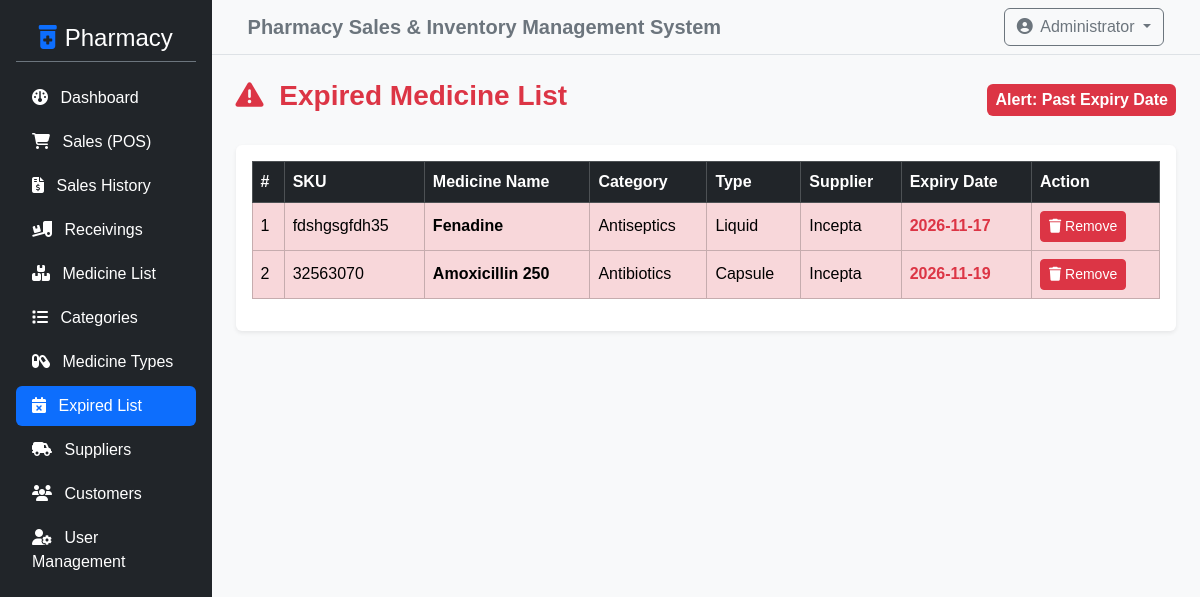
Page /admin/expired_list.php (signed in) on the committed database.
### tables this page shows
CREATE TABLE `product_list` (
  `id` int NOT NULL,
  `category_id` int NOT NULL,
  `type_id` int DEFAULT NULL,
  `sku` varchar(50) NOT NULL,
  `price` double NOT NULL,
  `name` varchar(150) NOT NULL,
  `measurement` varchar(50) DEFAULT NULL,
  `description` text NOT NULL,
  `prescription` tinyint(1) NOT NULL DEFAULT '0',
  `expiry_date` date DEFAULT NULL,
  `supplier_id` int DEFAULT NULL,
  `quantity` int DEFAULT '0'
);

CREATE TABLE `category_list` (
  `id` int NOT NULL,
  `name` text NOT NULL,
  `description` varchar(250) DEFAULT NULL
);

CREATE TABLE `type_list` (
  `id` int NOT NULL,
  `name` text NOT NULL,
  `description` varchar(250) DEFAULT NULL
);

CREATE TABLE `supplier_list` (
  `id` int NOT NULL,
  `supplier_name` varchar(255) NOT NULL,
  `contact_person` varchar(255) DEFAULT NULL,
  `phone` varchar(50) NOT NULL,
  `email` varchar(100) DEFAULT NULL,
  `address` text
);

### admin/expired_list.php (the view, shortened to what this page needs)
<?php
include '../config/db_connect.php';
$current_date = date('Y-m-d');
$sql = "SELECT p.*, c.name as cat_name, t.name as type_name, s.supplier_name
        FROM product_list p
        LEFT JOIN category_list c ON p.category_id = c.id
        LEFT JOIN type_list t ON p.type_id = t.id
        LEFT JOIN supplier_list s ON p.supplier_id = s.id
        WHERE p.expiry_date <= '$current_date'
        ORDER BY p.expiry_date ASC";
$result = $conn->query($sql);
?>
<?php include '../includes/header.php'; ?>
<div class="d-flex">
    <?php include '../includes/sidebar.php'; ?>
    <div class="w-100 bg-light min-vh-100">
        <?php include '../includes/topbar.php'; ?>
        <div class="container-fluid p-4">
            <div class="d-flex justify-content-between align-items-center mb-4">
                <h3 class="fw-bold text-danger"><i class="fa-solid fa-triangle-exclamation me-2"></i> Expired Medicine List</h3>
                <span class="badge bg-danger p-2 fs-6">Alert: Past Expiry Date</span>
            </div>
            <div class="card shadow-sm border-0">
                <div class="card-body">
                    <div class="table-responsive">
                        <table class="table table-bordered table-hover align-middle">
                            <thead class="table-dark">
                                <tr>
                                    <th>#</th>
                                    <th>SKU</th>
                                    <th>Medicine Name</th>
                                    <th>Category</th>
                                    <th>Type</th>
                                    <th>Supplier</th>
                                    <th>Expiry Date</th>
                                    <th>Action</th>
                                </tr>
                            </thead>
                            <tbody>
                                <?php if ($result && $result->num_rows > 0): ?>
                                    <?php $i = 1; while ($row = $result->fetch_assoc()): ?>
                                        <tr class="table-danger">
                                            <td><?php echo $i++; ?></td>
                                            <td><?php echo htmlspecialchars($row['sku'] ?? ''); ?></td>
                                            <td><strong><?php echo htmlspecialchars($row['name'] ?? ''); ?></strong></td>
                                            <td><?php echo htmlspecialchars($row['cat_name'] ?? ''); ?></td>
                                            <td><?php echo htmlspecialchars($row['type_name'] ?? ''); ?></td>
                                            <td><?php echo htmlspecialchars($row['supplier_name'] ?? 'N/A'); ?></td>
                                            <td class="fw-bold text-danger"><?php echo htmlspecialchars($row['expiry_date'] ?? ''); ?></td>
                                            <td>
                                                <a href="delete_medicine.php?id=<?php echo $row['id']; ?>" class="btn btn-sm btn-danger" onclick="return confirm('Are you sure you want to delete this expired medicine?');"><i class="fa-solid fa-trash"></i> Remove</a>
                                            </td>
                                        </tr>
                                    <?php endwhile; ?>
                                <?php else: ?>
                                    <tr>
                                        <td colspan="8" class="text-center text-muted py-4">Great! No expired medicines found in the inventory.</td>
                                    </tr>
                                <?php endif; ?>
                            </tbody>
                        </table>
                    </div>
                </div>
            </div>
        </div>
    </div>
</div>
<?php include '../includes/footer.php'; ?>

### assets/css/style.css (style rules this page uses)
body { font-family: 'Segoe UI', Tahoma, Geneva, Verdana, sans-serif; background-color: #f8f9fa; }
body { background-color: #f8f9fa; font-family: Arial, sans-serif; }

### rows in the picture
product_list: sku "fdshgsgfdh35", name "Fenadine", category_list.name "Antiseptics", type_list.name "Liquid", supplier_list.supplier_name "Incepta", expiry_date "2026-11-17"
product_list: sku "32563070", name "Amoxicillin 250", category_list.name "Antibiotics", type_list.name "Capsule", supplier_list.supplier_name "Incepta", expiry_date "2026-11-19"
